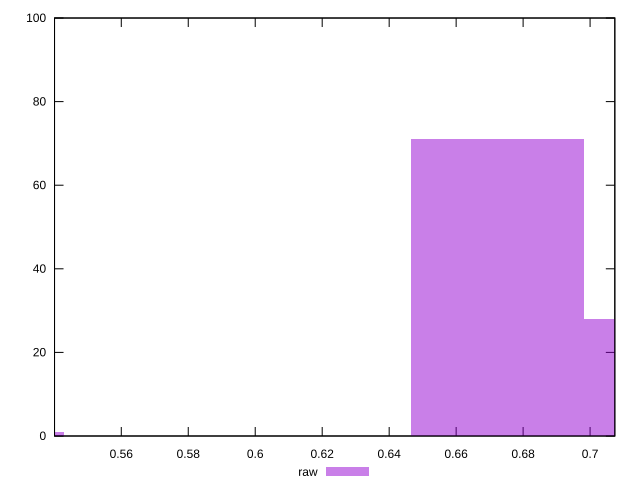

Generate this figure with gnuplot:
reset

$raw <<EOF
0.5171341237240326 1
0.6722743608412424 71
0.7239877732136457 28
EOF

set key outside below
set boxwidth 0.05171341237240326
set xrange [0.5400648853491867:0.7073891776696606]
set yrange [0:100]
set trange [0:100]
set style fill transparent solid 0.5 noborder
set terminal svg size 640, 490 enhanced background rgb 'white'
set output "report_00019_2021-02-10T18-14-37.922Z//meta/pScore/samples/pages+cached+noadtech+nomedia/raw/histogram.svg"

plot $raw title "raw" with boxes

reset
